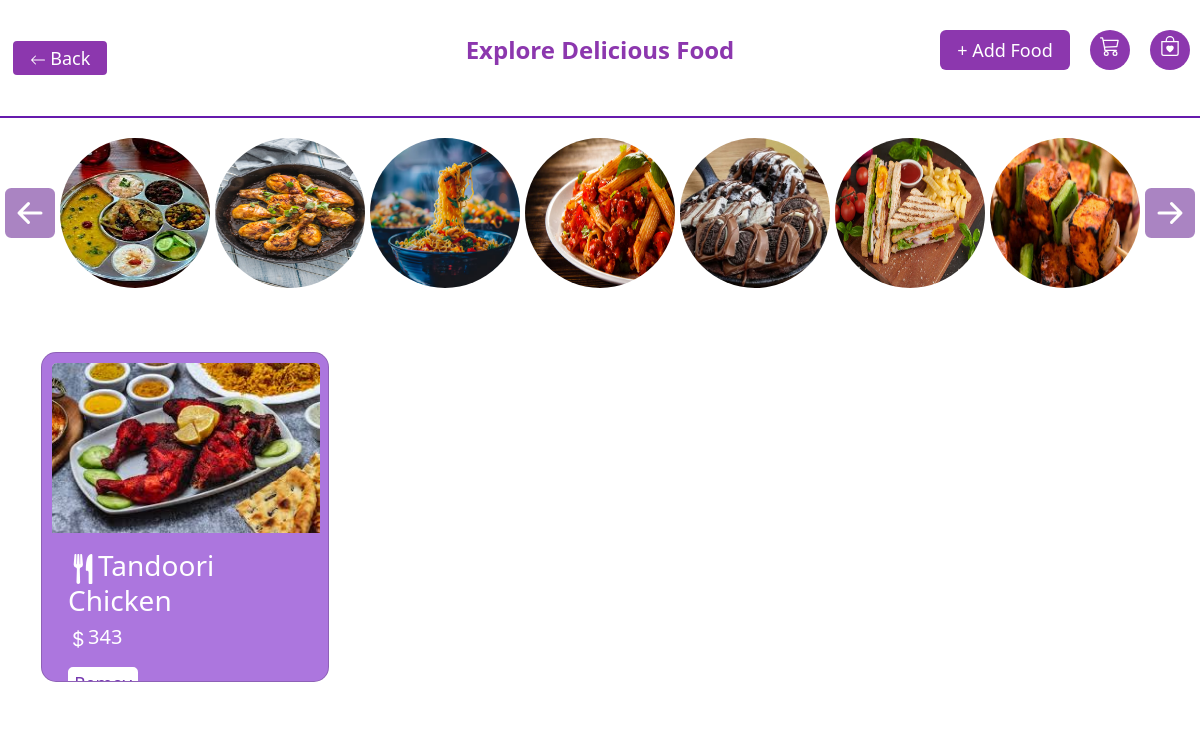
Page /viewmenu/2/ on the earlier database version.
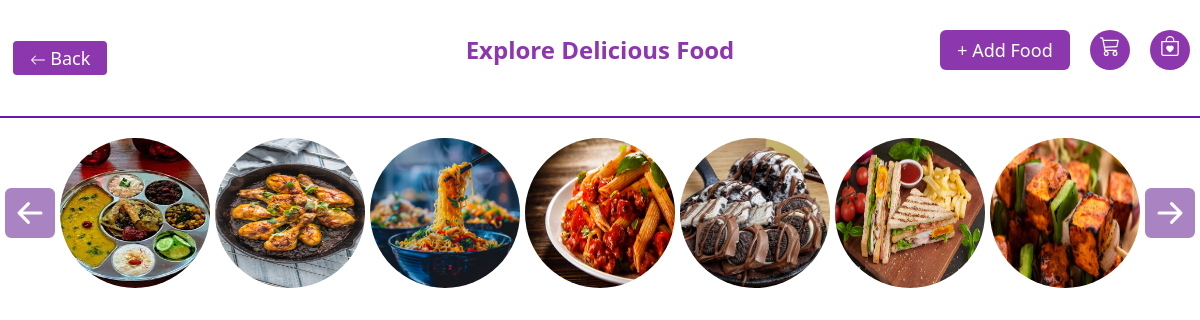
Same page on the later database version.
### deliveryapp/models.py (models this page shows, shortened)
class food_details(models.Model):
    restaurant = models.ForeignKey(restaurant_register,on_delete=models.CASCADE)
    foodname = models.CharField(max_length=50,null=True,blank=True)
    amount = models.IntegerField(null=True,blank=True)
    photo = models.ImageField(null=True,blank=True)

### deliveryapp/views.py (the view)
# urls.py: path('viewmenu/<int:restaurant_id>/',view_menu,name='viewmenu'),
def view_menu(request,restaurant_id):
    data = get_object_or_404(restaurant_register,id=restaurant_id)
    foods = food_details.objects.filter(restaurant=data)
    return render(request,'foodapp/foodadd.html',{
        'data':data,
        'foods':foods
     })

### templates/foodapp/foodadd.html (shortened to what this page needs)
{% load static %}
<!DOCTYPE html>
<html lang="en">
<head>
  <link href="https://cdn.jsdelivr.net/npm/bootstrap@5.3.3/dist/css/bootstrap.min.css" rel="stylesheet">
   <link rel="stylesheet" href="{% static 'appstyling/foodapp.css' %}">
</head>
<body>
<div class="explore">
  <div class="back-button">
    <div class="back"><button><a href="{% url 'home' %}"><svg xmlns="http://www.w3.org/2000/svg" width="16" height="16" fill="currentColor" class="bi bi-arrow-left" viewBox="0 0 16 16">
      <path fill-rule="evenodd" d="M15 8a.5.5 0 0 0-.5-.5H2.707l3.147-3.146a.5.5 0 1 0-.708-.708l-4 4a.5.5 0 0 0 0 .708l4 4a.5.5 0 0 0 .708-.708L2.707 8.5H14.5A.5.5 0 0 0 15 8"/>
      </svg> Back </a></button></div>
  </div>
  <div class="explore-head">
    <p>Explore Delicious Food</p>
  </div>
  <div class="addfood-icons">
     <div class="mb-3">
    <a href="{% url 'addfood' data.id %}">
      <button class="btn">+ Add Food</button>
    </a>
  </div>
    <div class="cart-icon">
    </div>
     <div class="heart-icon">
      </div>
  </div>
  </div>
  <div class="line"></div>
   <div class="items-scroll">
    <div>
    </div>
    <div><img src="{% static 'images/images.jpeg' %}" alt=""></div>
    <div><img src="{% static 'images/nonveg.avif' %}" alt=""></div>
    <div><img src="{% static 'images/street-food-still-life.avif' %}" alt=""></div>
    <div><img src="{% static 'images/istockphoto.jpg' %}" alt=""></div>
    <div><img src="{% static 'images/desert.jpg' %}" alt=""></div>
    <div><img src="{% static 'images/sandwich.avif' %}" alt=""></div>
    <div><img src="{% static 'images/image3-1024x684.jpg' %}" alt=""></div>
    <div>
    </div>
   </div>
  <div class="container mt-4">
    <div class="row">
        {% for i in foods %}
        <div class="card  food-card" style="width: 18rem;">
          {% if i.photo %}
            <img src="{{ i.photo.url }}" class="card-img-top" alt="...">
          {% else %}
            No Image
          {% endif %}
        <div class="card-body">
            <h3 class="card-title">{{ i.foodname }}</h3>
             <h5 class="amount">{{ i.amount }}</h5>
            <a href="{% url 'delete' i.id %}"><button class="del">Remove</button></a>
          </div>
        </div>
      {% endfor %}
  </div>
  </div>
</body>
</html>

### static/appstyling/foodapp.css (style rules this page uses)
* { padding: 0; margin: 0; box-sizing: border-box; }
.container { padding-top: 20px; padding-bottom: 30px; padding-left:10px; padding-right: 10px; }
.line { height: 2px; width: 100%; background-color: rgb(102, 26, 173); margin-top: 20px; }
.explore { display: flex; align-items: center; justify-content: space-between; margin-top: 20px; padding: 10px; }
.back-button { flex: 1; }
.explore-head { flex: 1; text-align: center; }
.explore-head p { color: rgb(140, 55, 174); font-size: x-large; font-weight: bolder; }
.addfood-icons { flex: 1; display: flex; justify-content: flex-end; gap: 20px; }
.cart-icon { height: 40px; width: 40px; background-color: rgb(140, 55, 174); border-radius: 100%; text-align: center; }
.cart-icon svg { height: 20px; width: 20px; color: white; margin-top: 5px; }
.heart-icon { height: 40px; width: 40px; background-color: rgb(140, 55, 174); border-radius: 100%; text-align: center; }
.heart-icon svg { height: 20px; width: 20px; color: white; margin-top: 5px; }
.back button { height: 40px; width: 100px; background-color: rgb(140, 55, 174); border: solid white; border-radius: 7px; font-size: large; }
.btn { height: 40px; width: 130px; background-color: rgb(140, 55, 174); color: white; font-size: large; }
.back a { color: white; text-decoration: none; }
.items-scroll { display: flex; justify-content: space-evenly; align-items: center; margin-top: 20px; }
.items-scroll img { height: 150px; width: 150px; border-radius: 100%; }
.items-scroll svg { height: 50px; width: 50px; color: rgba(86, 10, 134, 0.5); }

### templates/foodapp/foodadd.html (style rules this page uses)
body { background-color: white; }

Differences in the rows shown:
removed food_details: photo (picture), foodname "Tandoori Chicken", amount "343"
